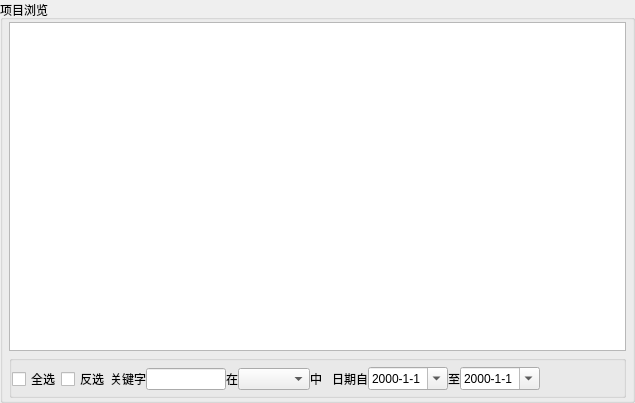
<?xml version="1.0" encoding="UTF-8"?>
<ui version="4.0">
 <class>ItemViewClass</class>
 <widget class="QWidget" name="ItemViewClass">
  <property name="geometry">
   <rect>
    <x>0</x>
    <y>0</y>
    <width>635</width>
    <height>403</height>
   </rect>
  </property>
  <property name="mouseTracking">
   <bool>false</bool>
  </property>
  <property name="windowTitle">
   <string>项目浏览</string>
  </property>
  <layout class="QVBoxLayout" name="verticalLayout_2">
   <property name="spacing">
    <number>0</number>
   </property>
   <property name="margin">
    <number>0</number>
   </property>
   <item>
    <widget class="QGroupBox" name="groupBox">
     <property name="mouseTracking">
      <bool>false</bool>
     </property>
     <property name="title">
      <string>项目浏览</string>
     </property>
     <layout class="QVBoxLayout" name="verticalLayout" stretch="1,0">
      <property name="spacing">
       <number>4</number>
      </property>
      <property name="leftMargin">
       <number>6</number>
      </property>
      <property name="topMargin">
       <number>2</number>
      </property>
      <property name="rightMargin">
       <number>6</number>
      </property>
      <property name="bottomMargin">
       <number>2</number>
      </property>
      <item>
       <widget class="QTreeView" name="itemList">
        <property name="mouseTracking">
         <bool>true</bool>
        </property>
        <property name="toolTip">
         <string>您可以按住Ctrl键或拖动鼠标复选项目</string>
        </property>
        <property name="statusTip">
         <string>浏览项目列表中</string>
        </property>
        <property name="editTriggers">
         <set>QAbstractItemView::NoEditTriggers</set>
        </property>
        <property name="alternatingRowColors">
         <bool>true</bool>
        </property>
        <property name="selectionMode">
         <enum>QAbstractItemView::SingleSelection</enum>
        </property>
        <property name="rootIsDecorated">
         <bool>false</bool>
        </property>
        <property name="uniformRowHeights">
         <bool>true</bool>
        </property>
        <property name="sortingEnabled">
         <bool>true</bool>
        </property>
        <property name="animated">
         <bool>true</bool>
        </property>
        <property name="wordWrap">
         <bool>true</bool>
        </property>
       </widget>
      </item>
      <item>
       <widget class="QGroupBox" name="operationBox">
        <property name="contextMenuPolicy">
         <enum>Qt::NoContextMenu</enum>
        </property>
        <property name="title">
         <string/>
        </property>
        <property name="alignment">
         <set>Qt::AlignLeading|Qt::AlignLeft|Qt::AlignVCenter</set>
        </property>
        <property name="flat">
         <bool>true</bool>
        </property>
        <layout class="QHBoxLayout" name="horizontalLayout" stretch="0,0,0,0,0,0,0,0,0,0,0,0,10,2,2">
         <property name="spacing">
          <number>0</number>
         </property>
         <property name="leftMargin">
          <number>0</number>
         </property>
         <property name="topMargin">
          <number>2</number>
         </property>
         <property name="rightMargin">
          <number>0</number>
         </property>
         <property name="bottomMargin">
          <number>0</number>
         </property>
         <item>
          <widget class="QCheckBox" name="selectAllcheckBox">
           <property name="text">
            <string>全选</string>
           </property>
          </widget>
         </item>
         <item>
          <widget class="QCheckBox" name="invertSlelctcheckBox">
           <property name="text">
            <string>反选</string>
           </property>
          </widget>
         </item>
         <item>
          <widget class="QLabel" name="keywordLabel">
           <property name="text">
            <string>关键字</string>
           </property>
           <property name="alignment">
            <set>Qt::AlignCenter</set>
           </property>
          </widget>
         </item>
         <item>
          <widget class="QLineEdit" name="keywordLineEdit">
           <property name="sizePolicy">
            <sizepolicy hsizetype="Fixed" vsizetype="Fixed">
             <horstretch>0</horstretch>
             <verstretch>0</verstretch>
            </sizepolicy>
           </property>
           <property name="minimumSize">
            <size>
             <width>80</width>
             <height>0</height>
            </size>
           </property>
           <property name="maximumSize">
            <size>
             <width>80</width>
             <height>16777215</height>
            </size>
           </property>
          </widget>
         </item>
         <item>
          <widget class="QLabel" name="at1Label">
           <property name="text">
            <string>在</string>
           </property>
          </widget>
         </item>
         <item>
          <widget class="QComboBox" name="itemComboBox"/>
         </item>
         <item>
          <widget class="QLabel" name="at2Label">
           <property name="text">
            <string>中</string>
           </property>
          </widget>
         </item>
         <item>
          <spacer name="horizontalSpacer_2">
           <property name="orientation">
            <enum>Qt::Horizontal</enum>
           </property>
           <property name="sizeType">
            <enum>QSizePolicy::Fixed</enum>
           </property>
           <property name="sizeHint" stdset="0">
            <size>
             <width>10</width>
             <height>20</height>
            </size>
           </property>
          </spacer>
         </item>
         <item>
          <widget class="QLabel" name="fromLabel">
           <property name="autoFillBackground">
            <bool>false</bool>
           </property>
           <property name="text">
            <string>日期自</string>
           </property>
           <property name="alignment">
            <set>Qt::AlignCenter</set>
           </property>
          </widget>
         </item>
         <item>
          <widget class="QDateEdit" name="fromDateEdit">
           <property name="minimumSize">
            <size>
             <width>80</width>
             <height>0</height>
            </size>
           </property>
           <property name="maximumSize">
            <size>
             <width>80</width>
             <height>16777215</height>
            </size>
           </property>
           <property name="displayFormat">
            <string>yyyy-M-d</string>
           </property>
           <property name="calendarPopup">
            <bool>true</bool>
           </property>
          </widget>
         </item>
         <item>
          <widget class="QLabel" name="toLabel">
           <property name="text">
            <string>至</string>
           </property>
           <property name="alignment">
            <set>Qt::AlignCenter</set>
           </property>
          </widget>
         </item>
         <item>
          <widget class="QDateEdit" name="toDateEdit">
           <property name="sizePolicy">
            <sizepolicy hsizetype="Minimum" vsizetype="Fixed">
             <horstretch>0</horstretch>
             <verstretch>0</verstretch>
            </sizepolicy>
           </property>
           <property name="minimumSize">
            <size>
             <width>70</width>
             <height>0</height>
            </size>
           </property>
           <property name="maximumSize">
            <size>
             <width>80</width>
             <height>16777215</height>
            </size>
           </property>
           <property name="readOnly">
            <bool>false</bool>
           </property>
           <property name="displayFormat">
            <string>yyyy-M-d</string>
           </property>
           <property name="calendarPopup">
            <bool>true</bool>
           </property>
          </widget>
         </item>
         <item>
          <spacer name="horizontalSpacer">
           <property name="orientation">
            <enum>Qt::Horizontal</enum>
           </property>
           <property name="sizeHint" stdset="0">
            <size>
             <width>40</width>
             <height>20</height>
            </size>
           </property>
          </spacer>
         </item>
         <item>
          <widget class="QPushButton" name="exportButton">
           <property name="sizePolicy">
            <sizepolicy hsizetype="Fixed" vsizetype="Fixed">
             <horstretch>0</horstretch>
             <verstretch>0</verstretch>
            </sizepolicy>
           </property>
           <property name="minimumSize">
            <size>
             <width>32</width>
             <height>32</height>
            </size>
           </property>
           <property name="maximumSize">
            <size>
             <width>32</width>
             <height>32</height>
            </size>
           </property>
           <property name="toolTip">
            <string>导出当前列出项目到文件</string>
           </property>
           <property name="statusTip">
            <string>导出当前列出项目到文件</string>
           </property>
           <property name="text">
            <string/>
           </property>
           <property name="icon">
            <iconset resource="../Cosmetic/Cosmetic.qrc">
             <normaloff>:/common/Resources/export_color.png</normaloff>:/common/Resources/export_color.png</iconset>
           </property>
           <property name="iconSize">
            <size>
             <width>24</width>
             <height>24</height>
            </size>
           </property>
           <property name="flat">
            <bool>true</bool>
           </property>
          </widget>
         </item>
         <item>
          <widget class="QPushButton" name="printButton">
           <property name="sizePolicy">
            <sizepolicy hsizetype="Fixed" vsizetype="Fixed">
             <horstretch>0</horstretch>
             <verstretch>0</verstretch>
            </sizepolicy>
           </property>
           <property name="minimumSize">
            <size>
             <width>32</width>
             <height>32</height>
            </size>
           </property>
           <property name="maximumSize">
            <size>
             <width>32</width>
             <height>32</height>
            </size>
           </property>
           <property name="toolTip">
            <string>打印当前列出项目</string>
           </property>
           <property name="statusTip">
            <string>打印当前列出项目</string>
           </property>
           <property name="text">
            <string/>
           </property>
           <property name="icon">
            <iconset resource="../Cosmetic/Cosmetic.qrc">
             <normaloff>:/common/printer</normaloff>:/common/printer</iconset>
           </property>
           <property name="iconSize">
            <size>
             <width>26</width>
             <height>26</height>
            </size>
           </property>
           <property name="flat">
            <bool>true</bool>
           </property>
          </widget>
         </item>
        </layout>
       </widget>
      </item>
     </layout>
    </widget>
   </item>
  </layout>
 </widget>
 <layoutdefault spacing="6" margin="11"/>
 <resources>
  <include location="../Cosmetic/Cosmetic.qrc"/>
 </resources>
 <connections>
  <connection>
   <sender>itemList</sender>
   <signal>activated(QModelIndex)</signal>
   <receiver>ItemViewClass</receiver>
   <slot>getActivatedItem(QModelIndex)</slot>
   <hints>
    <hint type="sourcelabel">
     <x>204</x>
     <y>95</y>
    </hint>
    <hint type="destinationlabel">
     <x>481</x>
     <y>396</y>
    </hint>
   </hints>
  </connection>
  <connection>
   <sender>itemList</sender>
   <signal>clicked(QModelIndex)</signal>
   <receiver>ItemViewClass</receiver>
   <slot>getActivatedItem(QModelIndex)</slot>
   <hints>
    <hint type="sourcelabel">
     <x>259</x>
     <y>135</y>
    </hint>
    <hint type="destinationlabel">
     <x>396</x>
     <y>403</y>
    </hint>
   </hints>
  </connection>
 </connections>
 <slots>
  <slot>getActivatedItem(QModelIndex)</slot>
 </slots>
</ui>
